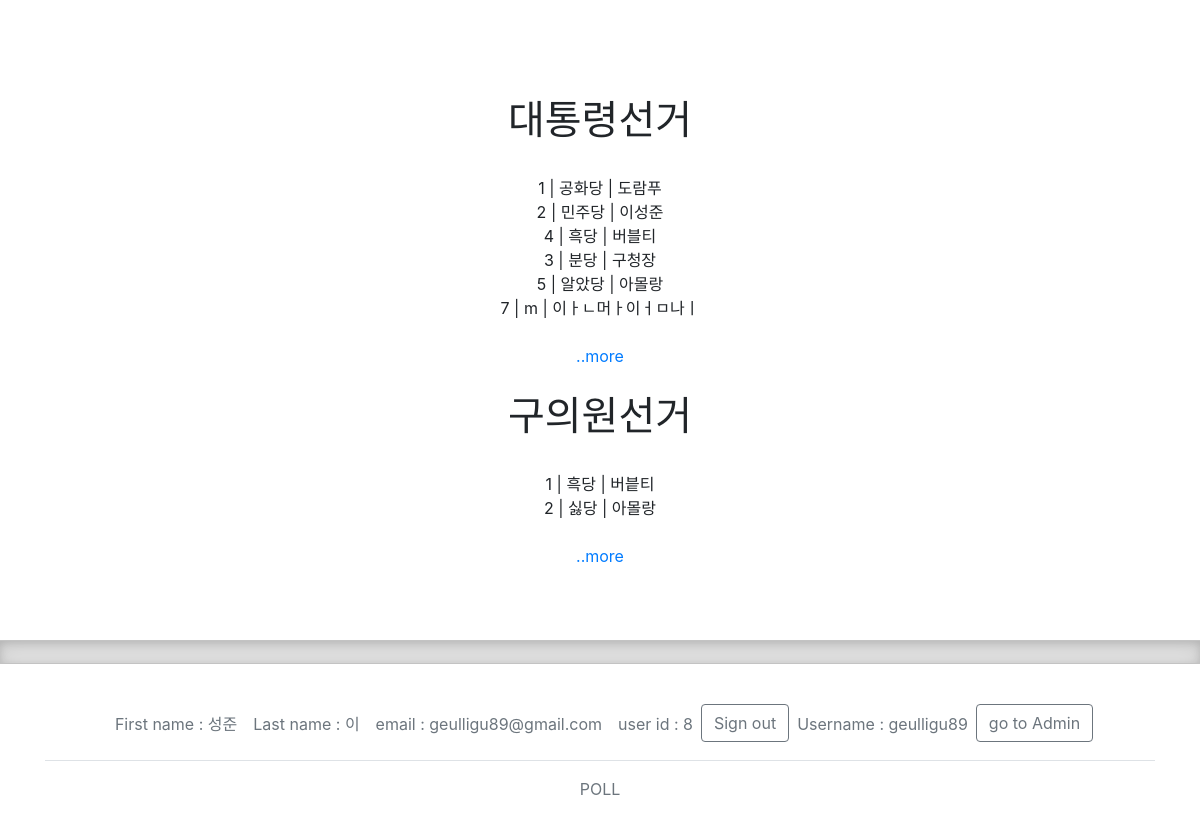
The app's page /adminaccess/PollResult (signed in), older data.
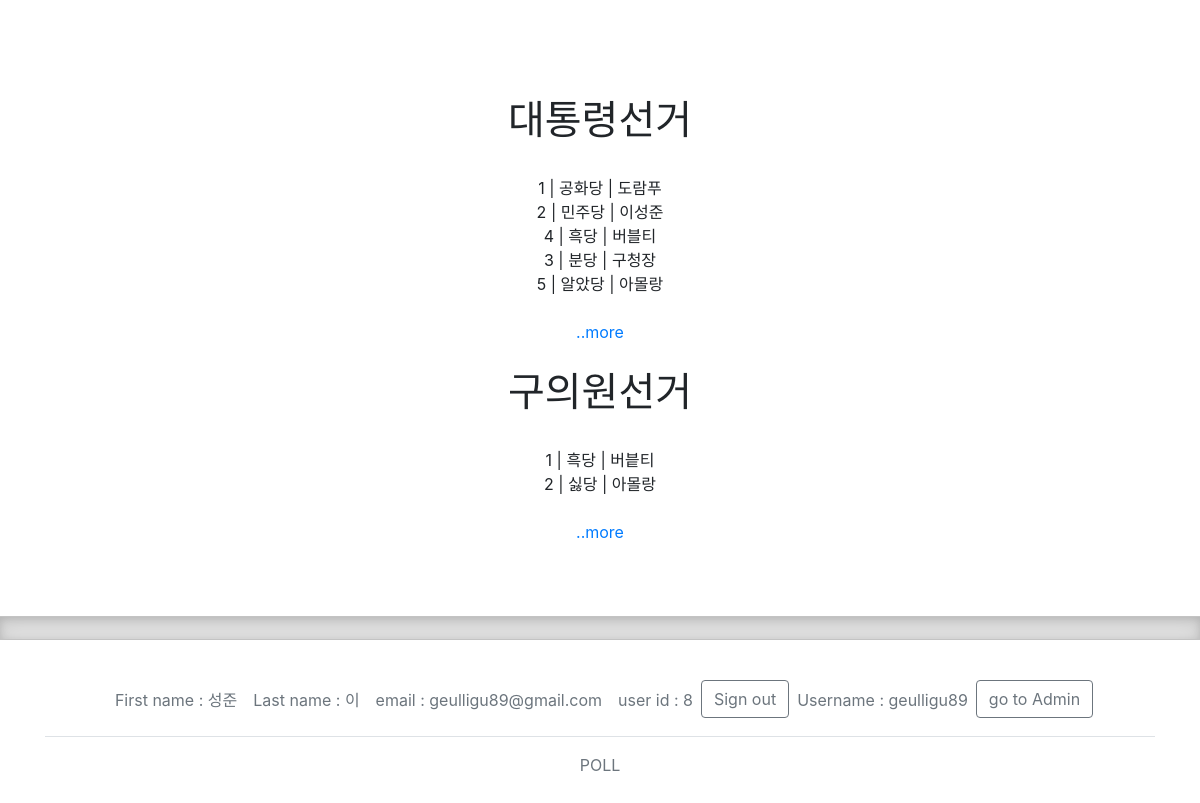
The same page, newer data.
### adminapp/models.py (models this page shows, shortened)
class Poll_Cases(models.Model):
    poll_case_num = models.CharField(max_length = 3)
    poll_name = models.CharField(max_length = 100, null = True, blank = True, default = "")
    poll_status = models.BooleanField(default = True)
    take_endpic = models.BooleanField(default = False)

class Candidate(models.Model):
    Poll_Case_id = models.ForeignKey(Poll_Cases, on_delete = models.CASCADE, default = '')
    CandidateNum = models.CharField (max_length = 3)
    side = models.CharField(max_length = 50)
    CandidateName = models.CharField(max_length = 20)
    votes = models.IntegerField(null = True, blank = True, default = 0)
    CandidateColor = models.CharField(max_length = 25, default= "rgba(, , , )")
    content = models.TextField(null = True, blank = True)
    CandidatePic = models.ImageField(upload_to = "", null = True, blank = True)

### adminapp/views.py (the view)
# urls.py: path('adminaccess/PollResult', adv.PollResult, name = "PollResult"),         #Template O / Poll Result Visualization
def PollResult(request):
    if request.user.is_authenticated and request.user.is_staff:
        POLL_CASES = Poll_Cases.objects.all().order_by('poll_case_num')
        Candidates = Candidate.objects.all().order_by('Poll_Case_id')
        alllst = Candidate.objects.filter(id = -1)
        for pollcase in POLL_CASES:
            canlst = Candidate.objects.filter(id = -1)
            canlst = canlst | Candidate.objects.filter(Poll_Case_id = pollcase.id).order_by('-votes')       #votes 올림차순. canlst[0]이 최다득표임
            alllst = alllst | canlst
        return render (request, "PollResult.html", {"POLL_CASES" : POLL_CASES, "alllst" : alllst})
    else:
        return redirect ('accessdenied')

### adminapp/templates/PollResult.html (shortened to what this page needs)
{% extends 'base.html' %}
{% load static %}
{% load account %}
{% block content %}
<br><br><br>
    {% for POLL_CASE in POLL_CASES %}
    <h1 class="mt-4">{{POLL_CASE.poll_name}}</h1>
    <br>
        {% for Candidate in alllst %}
            {% if Candidate.Poll_Case_id == POLL_CASE %}
                {% if Candidate %}
                    {{Candidate.CandidateNum}} | {{Candidate.side}} | {{Candidate.CandidateName}}
                    <br>
                {% endif %}
            {% endif %}
        {% endfor %}
        <br>
        <a href = "{% url 'chart' POLL_CASE.id %}">..more</a>
    {% endfor %}
<br><br><br><br>
{% endblock %}

### adminapp/templates/base.html (shortened to what this page needs)
{% load account %}
{% load static %}
<!doctype html>
<html lang="en">
  <head>
    <link href="https://cdn.jsdelivr.net/npm/bootstrap@5.1.3/dist/css/bootstrap.min.css" rel="stylesheet">
    <link href="/docs/5.1/dist/css/bootstrap.min.css" rel="stylesheet">
    <link href="{% static 'css/footers.css' %}" rel="stylesheet">
</head>
<body class = "text-center">
{% block content %}
{% endblock %}
<div class="b-example-divider"></div>
<div class="container" id = "wrapper">
  <footer class="py-3 my-4">
    <ul class="nav justify-content-center border-bottom pb-3 mb-3">
      {% if user.is_authenticated %}
        <li class="nav-item"><a href="#" class="nav-link px-2 text-muted">First name : {{user.first_name}}</a></li>
        <li class="nav-item"><a href="#" class="nav-link px-2 text-muted">Last name : {{user.last_name}}</a></li>
        <li class="nav-item"><a href="#" class="nav-link px-2 text-muted">email : {{user.email}}</a></li>
        <li class="nav-item"><a href="#" class="nav-link px-2 text-muted">user id : {{user.id}}</a></li>
        <form method="post" action="{% url 'account_logout' %}">
          <button class="btn btn-outline-secondary" type="submit">Sign out</button>
        </form>
        {% if user.is_staff %}<li class="nav-item"><a href="#" class="nav-link px-2 text-muted">Username : {{user.username}}</a></li>
        <form action = "{% url 'admin:index' %}">
          <button type="submit" class="btn btn-outline-secondary">go to Admin</button>
        </form>
        {% endif %}
      {% endif %}
    </ul>
    <p class="text-center text-muted">
      POLL
    </p>
  </footer>
</div>
</body>
</html>

### static/css/footers.css (style rules this page uses)
.b-example-divider { height: 1.5rem; background-color: rgba(0, 0, 0, .1); border: solid rgba(0, 0, 0, .15); border-width: 1px 0; box-shadow: inset 0 .5em 1.5em rgba(0, 0, 0, .1), inset 0 .125em .5em rgba(0, 0, 0, .15); }

Row changes from the older to the newer data that the page shows:
removed Candidate: CandidateNum "7", side "m", CandidateName "이ㅏㄴ머ㅏ이ㅓㅁ나ㅣ", shown under Poll_Cases "대통령선거"
